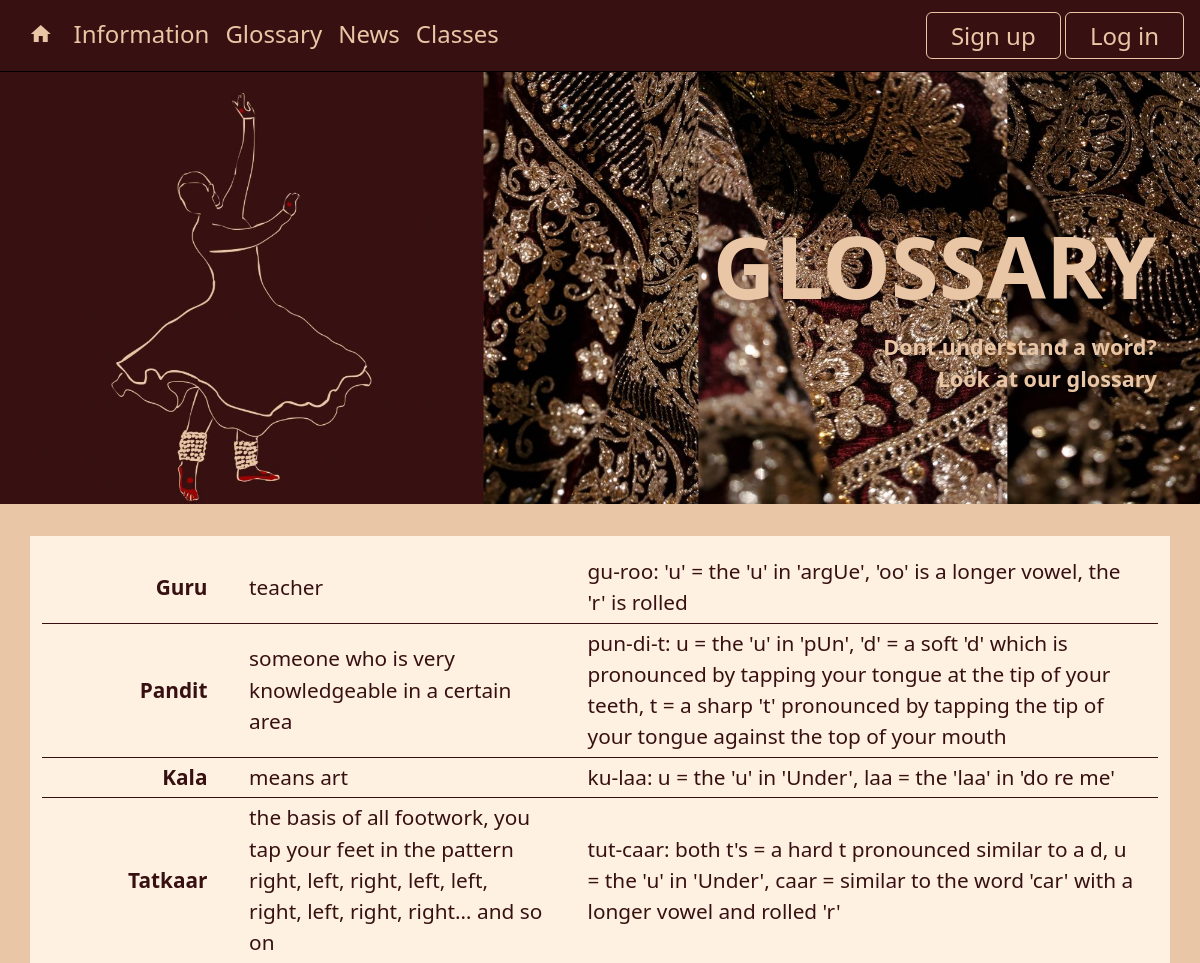
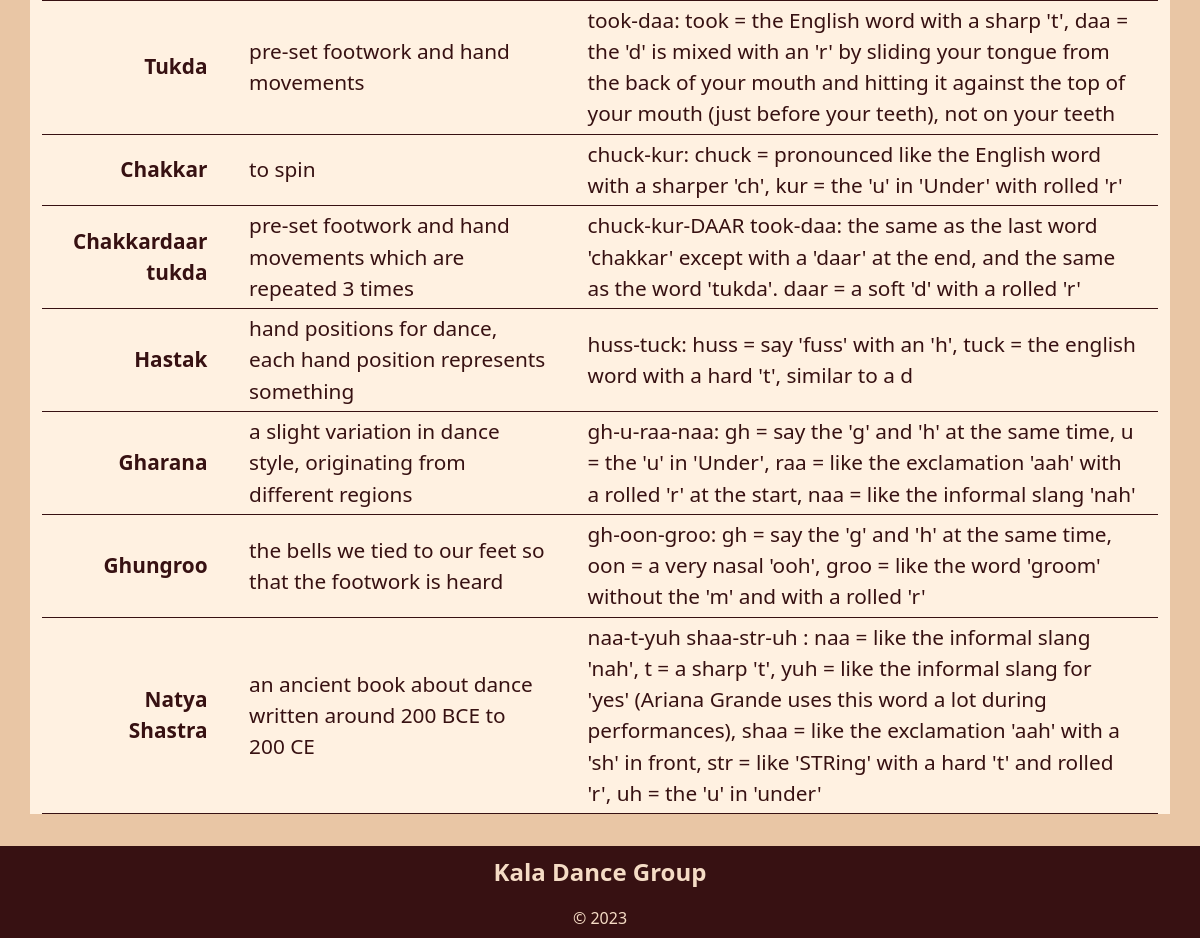
The page /glossary on the database its author committed (2 pictures, top to bottom).
### tables this page shows
CREATE TABLE glossary(
    word_id integer primary key autoincrement,
    word text not null unique,
    pronunciation text not null unique,
    meaning text not null unique
);

### server.py (the view)
@app.route('/glossary')
def glossary():
    sql = "select word_id, word, pronunciation, meaning from glossary"
    values_tuple = ()
    result = run_search_query_tuples(sql, values_tuple, db_path, True)
    for k in result:
        print(k['word'])
    return render_template("glossary.html", glossary=result)

### db_function.py (called while the page is built)
def run_search_query_tuples(sql_query,values_tuple, file_path, rowfactory=False):
    result = None
    try:
        db = sqlite3.connect(file_path)
        if rowfactory:
            db.row_factory = sqlite3.Row
        cursor = db.cursor()
        cursor.execute(sql_query,values_tuple)
        result = cursor.fetchall()
        cursor.close()
    except sqlite3.Error as error:
        print("Error running search query tuples: {}".format(error))
        return None
    db.close()
    if result is None:
        print("No search values were found")
    return result

### templates/glossary.html (shortened to what this page needs)
{% extends "layout.html" %}
{% block smallbanner %}
static/images/Glossary.jpg
{% endblock %}
{% block smallheader %}
    GLOSSARY
{% endblock %}
{% block smallquote %}
Dont understand a word? <br>
Look at our glossary
{% endblock %}
{% block content %}
<div class="container-lg pt-3">
    <table>
        {% for row in glossary %}
        <tr><td>{{ row['word'] }}</td> <td>{{ row['meaning'] }}</td> <td>{{ row['pronunciation'] }}</td></tr>
        {% endfor %}
    </table>
</div>
{% endblock %}

### static/StyleSheet.css (style rules this page uses)
:root { --beige: rgb(233, 198, 165); --almond: rgb(255, 241, 225); --light-beige: rgb(245, 220, 197); --maroon: rgb(55, 17, 18); --light-maroon: rgb(100, 6, 17); }
body { font-family: 'Noto Sans', sans-serif; font-size: 100%; background-color: var(--beige); }
.container-lg { background-color: var(--almond); margin-bottom: 2em; margin-top: 2em; }
table { margin:auto; }
td { color: var(--maroon); font-size: 1.3em; padding: 0.2em 1em; border-bottom: 1px solid var(--maroon); }
td:first-child { text-align: right; font-weight: bold; }

### rows shown on the page
glossary: word "Guru", meaning "teacher", pronunciation "gu-roo: 'u' = the 'u' in 'argUe', 'oo' is a longer vowel, the 'r' is rolled"
glossary: word "Pandit", meaning "someone who is very knowledgeable in a certain area", pronunciation "pun-di-t: u = the 'u' in 'pUn', 'd' = a soft 'd' which is pronounced by tapping your tongue at the tip of your teeth, t = a sharp 't' pronounced by tapping the tip of your tongue against the top of your mouth"
glossary: word "Kala", meaning "means art", pronunciation "ku-laa: u = the 'u' in 'Under', laa = the 'laa' in 'do re me'"
glossary: word "Tatkaar", meaning "the basis of all footwork, you tap your feet in the pattern right, left, right, left, left, right, left, right, right… and so on", pronunciation "tut-caar: both t's = a hard t pronounced similar to a d, u = the 'u' in 'Under', caar = similar to the word 'car' with a longer vowel and rolled 'r'"
glossary: word "Tukda", meaning "pre-set footwork and hand movements", pronunciation "took-daa: took = the English word with a sharp 't', daa = the 'd' is mixed with an 'r' by sliding your tongue from the back of your mouth and hitting it against the top of your mouth (just before your teeth), not on your teeth"
glossary: word "Chakkar", meaning "to spin", pronunciation "chuck-kur: chuck = pronounced like the English word with a sharper 'ch', kur = the 'u' in 'Under' with rolled 'r'"
glossary: word "Chakkardaar tukda", meaning "pre-set footwork and hand movements which are repeated 3 times", pronunciation "chuck-kur-DAAR took-daa: the same as the last word 'chakkar' except with a 'daar' at the end, and the same as the word 'tukda'. daar = a soft 'd' with a rolled 'r'"
glossary: word "Hastak", meaning "hand positions for dance, each hand position represents something", pronunciation "huss-tuck: huss = say 'fuss' with an 'h', tuck = the english word with a hard 't', similar to a d"
glossary: word "Gharana", meaning "a slight variation in dance style, originating from different regions", pronunciation "gh-u-raa-naa: gh = say the 'g' and 'h' at the same time, u = the 'u' in 'Under', raa = like the exclamation 'aah' with a rolled 'r' at the start, naa = like the informal slang 'nah'"
glossary: word "Ghungroo", meaning "the bells we tied to our feet so that the footwork is heard", pronunciation "gh-oon-groo: gh = say the 'g' and 'h' at the same time, oon = a very nasal 'ooh', groo = like the word 'groom' without the 'm' and with a rolled 'r'"
glossary: word "Natya Shastra", meaning "an ancient book about dance written around 200 BCE to 200 CE", pronunciation "naa-t-yuh shaa-str-uh : naa = like the informal slang 'nah', t = a sharp 't', yuh = like the informal slang for 'yes' (Ariana Grande uses this word a lot during performances), shaa = like the exclamation 'aah' with a 'sh' in front, str = like 'STRing' with a hard 't' and rolled 'r', uh = the 'u' in 'under'"
